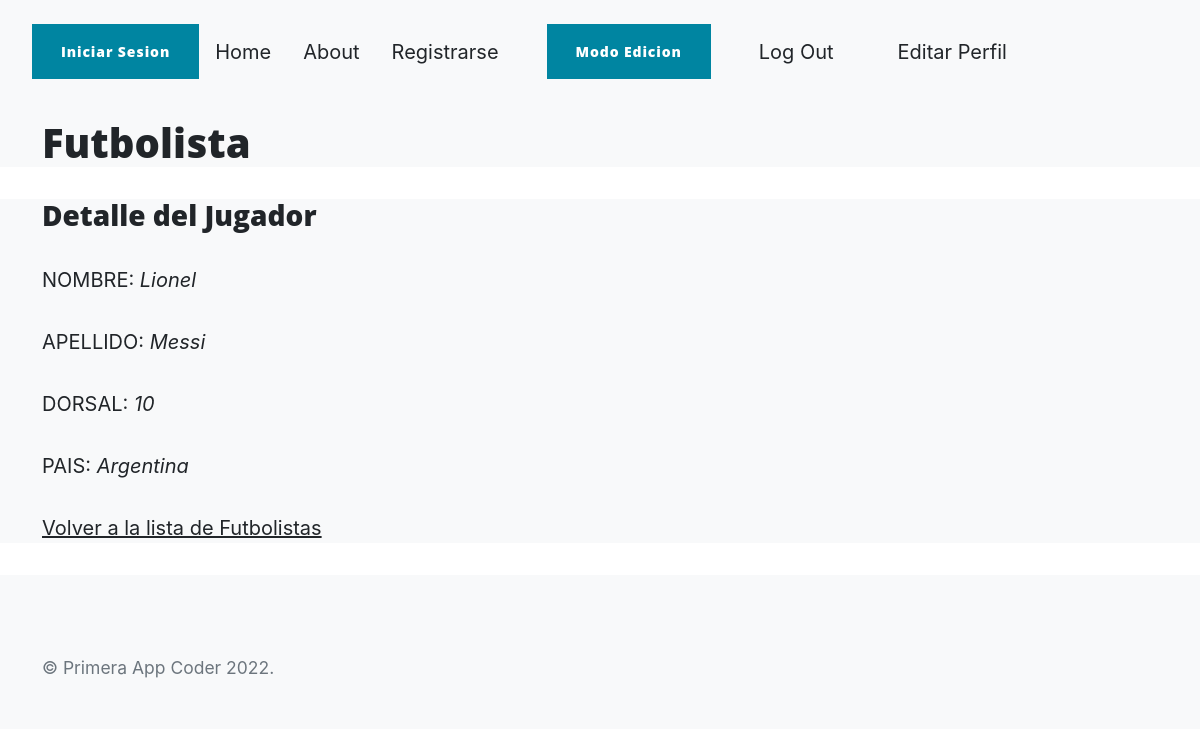
/futbolistas/1 (signed in), run on the app's committed database.
### entregaTeves/models.py (models this page shows, shortened)
class Futbolistas(models.Model):
    nombre = models.CharField(max_length=30)
    apellido = models.CharField(max_length=30)
    dorsal = models.IntegerField()
    pais = models.CharField(max_length=30)

### entregaTeves/views.py (the view)
# urls.py: path('futbolistas/<pk>', DetalleFutbolista.as_view(), name='futbolista_detalle'),
class DetalleFutbolista(LoginRequiredMixin,DetailView):
  model = Futbolistas
  template_name = 'entregaTeves/futbolista_detalle.html'

### entregaTeves/Template/entregaTeves/futbolista_detalle.html
{% extends "entregaTeves/padre.html" %}
{% load static %}
{% block section_name %}
<h1> Futbolista </h1>
{% endblock %}
{% block contenidoQueCambia %}
<h3> Detalle del Jugador </h3>
<p> NOMBRE: <i>{{futbolistas.nombre}}</i></p>
<p> APELLIDO: <i>{{futbolistas.apellido}}</i></p>
<p> DORSAL: <i>{{futbolistas.dorsal}}</i></p>
<p> PAIS: <i>{{futbolistas.pais}}</i></p>
<p>
    <a href = "{% url 'lista_futbolistas' %}" > Volver a la lista de Futbolistas</a>
</p>
{% endblock %}

### data on the page
Futbolistas: nombre "Lionel", apellido "Messi", dorsal "10", pais "Argentina"
